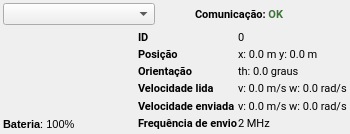
                <widget class="QFrame" name="robotInfoBox_2">
                 <property name="sizePolicy">
                  <sizepolicy hsizetype="Expanding" vsizetype="Fixed">
                   <horstretch>0</horstretch>
                   <verstretch>0</verstretch>
                  </sizepolicy>
                 </property>
                 <property name="minimumSize">
                  <size>
                   <width>350</width>
                   <height>0</height>
                  </size>
                 </property>
                 <property name="maximumSize">
                  <size>
                   <width>16777215</width>
                   <height>16777215</height>
                  </size>
                 </property>
                 <property name="frameShape">
                  <enum>QFrame::Shape::NoFrame</enum>
                 </property>
                 <layout class="QVBoxLayout" name="verticalLayout_18">
                  <property name="spacing">
                   <number>3</number>
                  </property>
                  <property name="leftMargin">
                   <number>3</number>
                  </property>
                  <property name="topMargin">
                   <number>3</number>
                  </property>
                  <property name="rightMargin">
                   <number>3</number>
                  </property>
                  <property name="bottomMargin">
                   <number>3</number>
                  </property>
                  <item>
                   <widget class="QFrame" name="robotInfoHeader_2">
                    <property name="sizePolicy">
                     <sizepolicy hsizetype="Expanding" vsizetype="Fixed">
                      <horstretch>0</horstretch>
                      <verstretch>0</verstretch>
                     </sizepolicy>
                    </property>
                    <property name="minimumSize">
                     <size>
                      <width>340</width>
                      <height>0</height>
                     </size>
                    </property>
                    <property name="maximumSize">
                     <size>
                      <width>16777215</width>
                      <height>16777215</height>
                     </size>
                    </property>
                    <property name="frameShape">
                     <enum>QFrame::Shape::NoFrame</enum>
                    </property>
                    <layout class="QHBoxLayout" name="horizontalLayout_25">
                     <property name="spacing">
                      <number>0</number>
                     </property>
                     <property name="leftMargin">
                      <number>0</number>
                     </property>
                     <property name="topMargin">
                      <number>0</number>
                     </property>
                     <property name="rightMargin">
                      <number>0</number>
                     </property>
                     <property name="bottomMargin">
                      <number>0</number>
                     </property>
                     <item>
                      <widget class="QComboBox" name="robotRoleDropdown_2">
                       <property name="font">
                        <font>
                         <family>Roboto</family>
                         <pointsize>8</pointsize>
                        </font>
                       </property>
                       <property name="cursor">
                        <cursorShape>PointingHandCursor</cursorShape>
                       </property>
                       <property name="sizeAdjustPolicy">
                        <enum>QComboBox::SizeAdjustPolicy::AdjustToContents</enum>
                       </property>
                       <property name="placeholderText">
                        <string>Papel do robô</string>
                       </property>
                       <item>
                        <property name="text">
                         <string>Papel do robô</string>
                        </property>
                       </item>
                       <item>
                        <property name="text">
                         <string>Atacante</string>
                        </property>
                       </item>
                       <item>
                        <property name="text">
                         <string>Zagueiro</string>
                        </property>
                       </item>
                       <item>
                        <property name="text">
                         <string>Goleiro</string>
                        </property>
                       </item>
                      </widget>
                     </item>
                     <item>
                      <spacer name="robotInfoSpacer_2">
                       <property name="orientation">
                        <enum>Qt::Orientation::Vertical</enum>
                       </property>
                       <property name="sizeHint" stdset="0">
                        <size>
                         <width>40</width>
                         <height>20</height>
                        </size>
                       </property>
                      </spacer>
                     </item>
                     <item>
                      <widget class="QLabel" name="robotCommStatus_2">
                       <property name="font">
                        <font>
                         <family>Roboto</family>
                         <pointsize>8</pointsize>
                         <bold>true</bold>
                        </font>
                       </property>
                       <property name="text">
                        <string>&lt;html&gt;&lt;head/&gt;&lt;body&gt;&lt;p&gt;Comunicação: &lt;span style=&quot; color:#3e7239;&quot;&gt;OK&lt;/span&gt;&lt;/p&gt;&lt;/body&gt;&lt;/html&gt;</string>
                       </property>
                      </widget>
                     </item>
                    </layout>
                   </widget>
                  </item>
                  <item>
                   <widget class="QFrame" name="robotInfoValues_2">
                    <property name="sizePolicy">
                     <sizepolicy hsizetype="Expanding" vsizetype="Fixed">
                      <horstretch>0</horstretch>
                      <verstretch>0</verstretch>
                     </sizepolicy>
                    </property>
                    <property name="minimumSize">
                     <size>
                      <width>340</width>
                      <height>0</height>
                     </size>
                    </property>
                    <property name="maximumSize">
                     <size>
                      <width>16777215</width>
                      <height>16777215</height>
                     </size>
                    </property>
                    <property name="frameShape">
                     <enum>QFrame::Shape::NoFrame</enum>
                    </property>
                    <layout class="QHBoxLayout" name="horizontalLayout_26">
                     <property name="spacing">
                      <number>0</number>
                     </property>
                     <property name="leftMargin">
                      <number>0</number>
                     </property>
                     <property name="topMargin">
                      <number>0</number>
                     </property>
                     <property name="rightMargin">
                      <number>0</number>
                     </property>
                     <property name="bottomMargin">
                      <number>0</number>
                     </property>
                     <item>
                      <widget class="QFrame" name="robotBox_2">
                       <property name="frameShape">
                        <enum>QFrame::Shape::NoFrame</enum>
                       </property>
                       <layout class="QVBoxLayout" name="verticalLayout_19">
                        <property name="spacing">
                         <number>0</number>
                        </property>
                        <property name="leftMargin">
                         <number>0</number>
                        </property>
                        <property name="topMargin">
                         <number>0</number>
                        </property>
                        <property name="rightMargin">
                         <number>0</number>
                        </property>
                        <property name="bottomMargin">
                         <number>0</number>
                        </property>
                        <item>
                         <widget class="QFrame" name="robotImageBox_2">
                          <property name="sizePolicy">
                           <sizepolicy hsizetype="Preferred" vsizetype="Preferred">
                            <horstretch>0</horstretch>
                            <verstretch>0</verstretch>
                           </sizepolicy>
                          </property>
                          <property name="frameShape">
                           <enum>QFrame::Shape::NoFrame</enum>
                          </property>
                          <layout class="QHBoxLayout" name="horizontalLayout_27">
                           <property name="spacing">
                            <number>0</number>
                           </property>
                           <property name="leftMargin">
                            <number>0</number>
                           </property>
                           <property name="topMargin">
                            <number>0</number>
                           </property>
                           <property name="rightMargin">
                            <number>0</number>
                           </property>
                           <property name="bottomMargin">
                            <number>0</number>
                           </property>
                           <item>
                            <widget class="QLabel" name="robotImage_2">
                             <property name="sizePolicy">
                              <sizepolicy hsizetype="Fixed" vsizetype="Fixed">
                               <horstretch>0</horstretch>
                               <verstretch>0</verstretch>
                              </sizepolicy>
                             </property>
                             <property name="minimumSize">
                              <size>
                               <width>50</width>
                               <height>50</height>
                              </size>
                             </property>
                             <property name="maximumSize">
                              <size>
                               <width>50</width>
                               <height>50</height>
                              </size>
                             </property>
                             <property name="layoutDirection">
                              <enum>Qt::LayoutDirection::LeftToRight</enum>
                             </property>
                             <property name="text">
                              <string/>
                             </property>
                             <property name="pixmap">
                              <pixmap>assets/camisa0.png</pixmap>
                             </property>
                             <property name="scaledContents">
                              <bool>true</bool>
                             </property>
                            </widget>
                           </item>
                          </layout>
                         </widget>
                        </item>
                        <item>
                         <spacer name="robotBoxSpacer_2">
                          <property name="orientation">
                           <enum>Qt::Orientation::Vertical</enum>
                          </property>
                          <property name="sizeHint" stdset="0">
                           <size>
                            <width>20</width>
                            <height>40</height>
                           </size>
                          </property>
                         </spacer>
                        </item>
                        <item>
                         <widget class="QLabel" name="robotCharge_2">
                          <property name="text">
                           <string>&lt;html&gt;&lt;head/&gt;&lt;body&gt;&lt;p&gt;&lt;span style=&quot; font-size:8pt; font-weight:700;&quot;&gt;Bateria&lt;/span&gt;&lt;span style=&quot; font-size:8pt;&quot;&gt;: 100%&lt;/span&gt;&lt;/p&gt;&lt;/body&gt;&lt;/html&gt;</string>
                          </property>
                         </widget>
                        </item>
                       </layout>
                      </widget>
                     </item>
                     <item>
                      <layout class="QGridLayout" name="robotInfo_2">
                       <item row="0" column="0">
                        <widget class="QLabel" name="robotIdLabel_2">
                         <property name="font">
                          <font>
                           <family>Roboto</family>
                           <pointsize>8</pointsize>
                           <bold>true</bold>
                          </font>
                         </property>
                         <property name="text">
                          <string>ID</string>
                         </property>
                        </widget>
                       </item>
                       <item row="0" column="1">
                        <widget class="QLabel" name="robotIdValue_2">
                         <property name="font">
                          <font>
                           <family>Roboto</family>
                           <pointsize>8</pointsize>
                          </font>
                         </property>
                         <property name="text">
                          <string>0</string>
                         </property>
                        </widget>
                       </item>
                       <item row="1" column="0">
                        <widget class="QLabel" name="robotPosLabel_2">
                         <property name="font">
                          <font>
                           <family>Roboto</family>
                           <pointsize>8</pointsize>
                           <bold>true</bold>
                          </font>
                         </property>
                         <property name="text">
                          <string>Posição</string>
                         </property>
                        </widget>
                       </item>
                       <item row="1" column="1">
                        <widget class="QLabel" name="robotPosValue_2">
                         <property name="font">
                          <font>
                           <family>Roboto</family>
                           <pointsize>8</pointsize>
                          </font>
                         </property>
                         <property name="text">
                          <string>x: 0.0 m y: 0.0 m</string>
                         </property>
                        </widget>
                       </item>
                       <item row="2" column="0">
                        <widget class="QLabel" name="robotAngleLabel_2">
                         <property name="font">
                          <font>
                           <family>Roboto</family>
                           <pointsize>8</pointsize>
                           <bold>true</bold>
                          </font>
                         </property>
                         <property name="text">
                          <string>Orientação</string>
                         </property>
                        </widget>
                       </item>
                       <item row="2" column="1">
                        <widget class="QLabel" name="robotAngleValue_2">
                         <property name="font">
                          <font>
                           <family>Roboto</family>
                           <pointsize>8</pointsize>
                          </font>
                         </property>
                         <property name="text">
                          <string>th: 0.0 graus</string>
                         </property>
                        </widget>
                       </item>
                       <item row="3" column="0">
                        <widget class="QLabel" name="speedReadLabel_2">
                         <property name="font">
                          <font>
                           <family>Roboto</family>
                           <pointsize>8</pointsize>
                           <bold>true</bold>
                          </font>
                         </property>
                         <property name="text">
                          <string>Velocidade lida</string>
                         </property>
                        </widget>
                       </item>
                       <item row="3" column="1">
                        <widget class="QLabel" name="speedReadValue_2">
                         <property name="font">
                          <font>
                           <family>Roboto</family>
                           <pointsize>8</pointsize>
                          </font>
                         </property>
                         <property name="text">
                          <string>v: 0.0 m/s w: 0.0 rad/s</string>
                         </property>
                        </widget>
                       </item>
                       <item row="4" column="0">
                        <widget class="QLabel" name="speedSentLabel_2">
                         <property name="font">
                          <font>
                           <family>Roboto</family>
                           <pointsize>8</pointsize>
                           <bold>true</bold>
                          </font>
                         </property>
                         <property name="text">
                          <string>Velocidade enviada</string>
                         </property>
                        </widget>
                       </item>
                       <item row="4" column="1">
                        <widget class="QLabel" name="speedSentValue_2">
                         <property name="font">
                          <font>
                           <family>Roboto</family>
                           <pointsize>8</pointsize>
                          </font>
                         </property>
                         <property name="text">
                          <string>v: 0.0 m/s w: 0.0 rad/s</string>
                         </property>
                        </widget>
                       </item>
                       <item row="5" column="0">
                        <widget class="QLabel" name="robotFreqLabel_2">
                         <property name="font">
                          <font>
                           <family>Roboto</family>
                           <pointsize>8</pointsize>
                           <bold>true</bold>
                          </font>
                         </property>
                         <property name="text">
                          <string>Frequência de envio</string>
                         </property>
                        </widget>
                       </item>
                       <item row="5" column="1">
                        <widget class="QLabel" name="robotFreqValue_2">
                         <property name="font">
                          <font>
                           <family>Roboto</family>
                           <pointsize>8</pointsize>
                          </font>
                         </property>
                         <property name="text">
                          <string>2 MHz</string>
                         </property>
                        </widget>
                       </item>
                      </layout>
                     </item>
                    </layout>
                   </widget>
                  </item>
                 </layout>
                </widget>
